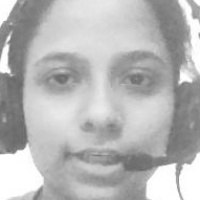
#> input picture face sample/sample1.jpg, 200 x 200 px, found by its file name
$ python facerecognizerproj.py
#> lines starting #> are read from the running program, lines starting #| are printed output that depends on the picture; after the words box and inside, x2 and y2 are one past the last pixel; in counts of white or black regions, pixels touching at a corner belong together
import cv2
import numpy as np
from os import listdir
from os.path import isfile,join

#path where we have collected our samples
data_path="C:/Users/Neha Dubey/PycharmProject/ML facercognition project/face sample/"
onlyfiles=[f for f in listdir(data_path) if isfile(join(data_path,f))]

Training_Data ,Labels=[],[]

for i ,files in enumerate(onlyfiles):
    image_path=data_path+onlyfiles[i]
    images=cv2.imread(image_path,cv2.IMREAD_GRAYSCALE)
#> images is the input picture: shape (200, 200); min 104, max 255, mean 183
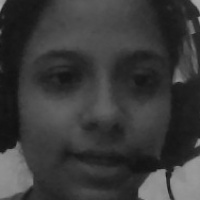
#> input picture face sample/sample13.jpg, 200 x 200 px, given in place of the camera
#> further down, frame is the input picture: shape (200, 200, 3); min 17, max 169, mean 58

    Training_Data.append(np.asarray(images,dtype=np.uint8))
    Labels.append(i)

Labels=np.asarray(Labels,dtype=np.int32)
model=cv2.face.LBPHFaceRecognizer_create()
model.train(np.asarray(Training_Data),np.asarray(Labels))
print("model training is complete")
face_classifier= cv2.CascadeClassifier(cv2.data.haarcascades + 'haarcascade_frontalface_default.xml')

def face_detector(img,size=0.5):
#> called with size = 0.5
    gray=cv2.cvtColor(img,cv2.COLOR_BGR2GRAY)
    faces=face_classifier.detectMultiScale(gray,1.1,4)
#> faces = [[13, 12, 177, 177]]
    if  faces is():
        return img,[]

    for (x,y,w,h) in faces:
        cv2.rectangle(img,(x,y),(x+w,y+h),(0,255,255),2)
        roi=img[y:y+h,x:x+w]
        roi=cv2.resize(roi,(200,200))
#> this loop made 1 pass
#> pass 1, in face_detector, `roi=img[y:y+h,x:x+w]`:
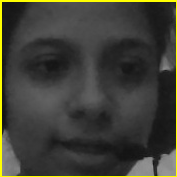
#> roi: shape (177, 177, 3); mean B, G, R 54.5, 63.1, 63.1
#> after the loop:
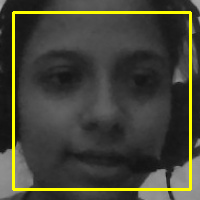
#> img: shape (200, 200, 3); 5.3% of pixels changed, all inside (x1, y1, x2, y2) = (12, 11, 192, 191)
    return img,roi

cap=cv2.VideoCapture(0)
while True:

    ret,frame=cap.read()
    image,face =face_detector(frame)

    try:
        face=cv2.cvtColor(face,cv2.COLOR_BGR2GRAY)
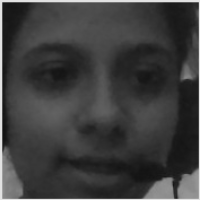
#> face: shape (200, 200); min 17, max 226, mean 62.1
        result =model.predict(face)
#> result = (3, 34.11)
        if result[1]<500:
            confidence=int(100*(1-(result[1])/300))
#> confidence = 88
            display_string=str(confidence)+'% confidence it is user'
#> display_string = '88% confidence it is user'
        cv2.putText(image,display_string,(100,120),cv2.FONT_HERSHEY_COMPLEX,1,(250,120,255),2)
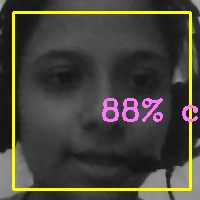
#> image: shape (200, 200, 3); 2.1% of pixels changed, all inside (x1, y1, x2, y2) = (102, 98, 198, 122)

        if confidence>85:
            cv2.putText(image,'UnLocked',(250,450),cv2.FONT_HERSHEY_COMPLEX,1,(0,255,0),2)
            cv2.imshow('face recognizer',image)
        else:
            cv2.putText(image,'locked',(250,450),cv2.FONT_HERSHEY_COMPLEX,1,(255,0,0),2)
            cv2.imshow('face recognizer',image)


    except:
        cv2.putText(image, 'Face Not Found', (250, 450), cv2.FONT_HERSHEY_COMPLEX, 1, (0, 0, 255), 2)
        cv2.imshow('face recognizer', image)
        pass

    if cv2.waitKey(1)==13:
#> (key Esc is pressed here)
        break

cap.release()
cv2.destroyAllWindows()
